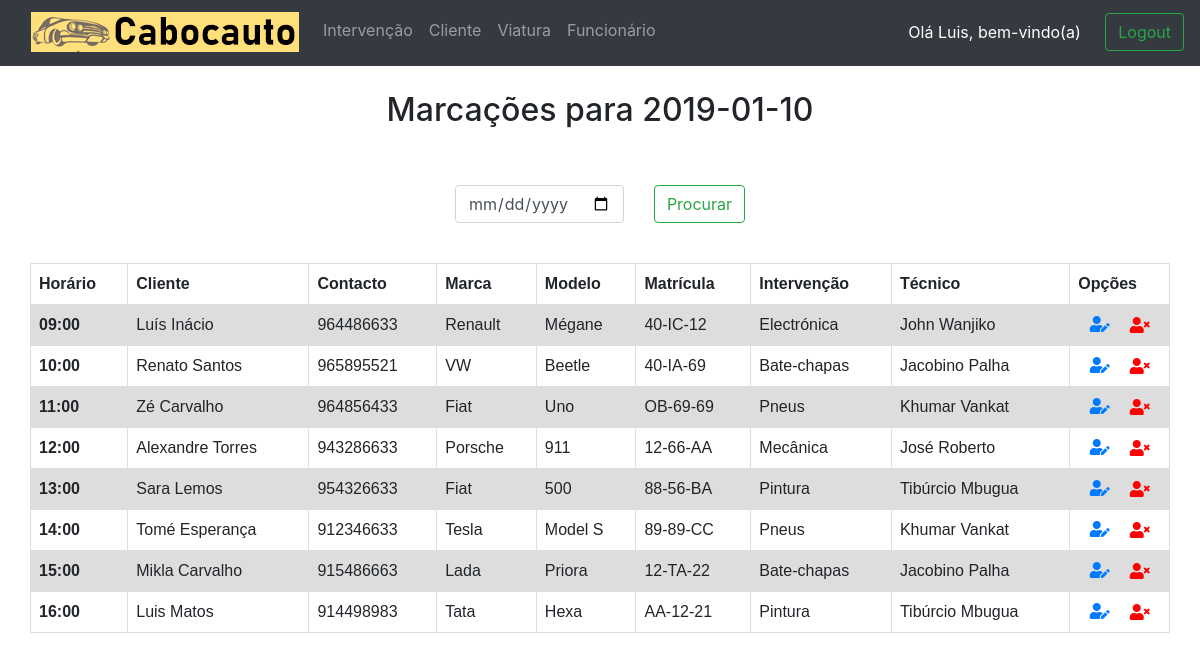
Page / (signed in) on the committed database.
### tables this page shows
create table Servico (
	id_servico INT NOT NULL AUTO_INCREMENT PRIMARY KEY,
    dataServico datetime not null,
    id_cliente INT NOT NULL,
    id_viatura INT NOT NULL,
    id_funcionario INT NOT NULL,
    FOREIGN KEY (id_cliente) REFERENCES Cliente (id_cliente),
    FOREIGN KEY (id_viatura) REFERENCES Viatura (id_viatura),
    FOREIGN KEY (id_funcionario) REFERENCES Funcionario (id_funcionario)
);

create table Cliente (
	id_cliente INT NOT NULL AUTO_INCREMENT PRIMARY KEY,
	nome VARCHAR (50) NOT NULL,
	contacto CHAR (9) NOT NULL,
	email VARCHAR (30) NOT NULL,
    morada VARCHAR (200) NOT NULL,
    nif CHAR(9)
);

create table Viatura(
	id_viatura INT NOT NULL AUTO_INCREMENT PRIMARY KEY,
	marca VARCHAR (20) NOT NULL,
    modelo VARCHAR (20) NOT NULL,
    matricula VARCHAR (8) NOT NULL,
    id_cliente INT NOT NULL,
	FOREIGN KEY (id_cliente) REFERENCES Cliente (id_cliente)
);

create table Especialidade (
	id_especialidade INT NOT NULL AUTO_INCREMENT PRIMARY KEY,
	tipo VARCHAR (20) NOT NULL
);

create table Funcionario (
	id_funcionario INT NOT NULL AUTO_INCREMENT PRIMARY KEY,
    nome VARCHAR (50) NOT NULL,
    id_especialidade INT NOT NULL,
	FOREIGN KEY (id_especialidade) REFERENCES Especialidade (id_especialidade)
);

### db_connection.php (called while the page is built, shortened)
<?php
function GetAppointmentsQuery($data) {
    $dataInicio = " " . $data . " 09:00:00";
    $dataFim = " " . $data . " 18:00:00";
    $query = "select s.id_servico as idServico, s.dataServico, c.nome as clienteNome, c.contacto, v.marca, v.modelo, v.matricula, e.tipo, f.nome as funcNome
                from servico s
                left join cliente c on s.id_cliente = c.id_cliente
                left join viatura v on s.id_viatura = v.id_viatura
                left join funcionario f on s.id_funcionario = f.id_funcionario
                left join especialidade e on f.id_especialidade = e.id_especialidade
                where dataServico >= '" . $dataInicio . "' and dataServico <= '" . $dataFim . "'";
    return $query;
}
?>

### index.php (the view, shortened to what this page needs)
<?php
include 'db_connection.php';
?>
<!DOCTYPE html>
<html>
<head>
    <link rel="stylesheet" href="https://stackpath.bootstrapcdn.com/bootstrap/4.2.1/css/bootstrap.min.css"
>
    <link rel="stylesheet" href="https://use.fontawesome.com/releases/v5.6.3/css/all.css"
>
    <link rel="stylesheet" type="text/css" href="styles.css">
</head>
<body>
<nav class="navbar navbar-expand-lg navbar-dark bg-dark">
    <a class="navbar-brand" href="index.php"><img src="./images/cabocauto.png" alt=""></a>
    <div class="collapse navbar-collapse" id="navbarSupportedContent">
        <ul class="navbar-nav mr-auto">
            <?php
            if (!empty($_SESSION["authenticated"]) && $_SESSION["authenticated"]) {
                echo
                "<li class='nav-item'>
                            <a class='nav-link' href='agendar.php'>Intervenção</a>
                        </li>
                        <li class='nav-item'>
                            <a class='nav-link' href='cliente.php'>Cliente</a>
                        </li>
                        <li class='nav-item'>
                            <a class='nav-link' href='viatura.php'>Viatura</a>
                        </li>
                        <li class='nav-item'>
                            <a class='nav-link' href='funcionario.php'>Funcionário</a>
                        </li>";
            }
            if (empty($_SESSION["authenticated"]) || !$_SESSION["authenticated"]) {
                echo "</ul>
                        <form class='form-inline my-2 my-lg-0' id = 'login' method = 'post' >
                            <input id = 'username' name = 'username' type = 'text' required class='form-control mr-sm-2' placeholder = 'Username' >
                            <input id = 'password' name = 'password' type = 'password' required class='form-control mr-sm-2'placeholder = 'Password' >
                            <button class='btn btn-outline-success my-2 my-sm-0' type = 'submit'> Login</button >
                        </form >";
            } else if (!empty($_SESSION["authenticated"]) && $_SESSION["authenticated"]) {
                echo "</ul>
                            <form class='form-inline my-2 my-lg-0' id = 'logout' method = 'post' >
                            <span class='userWelcome'>Olá " . ucfirst($_SESSION["user"]) . ", bem-vindo(a) </span> &nbsp;
                            <input type='hidden' name='logout' id='logout' value='logout' />
                            <button class='btn btn-outline-success my-2 my-sm-0' type = 'submit'>Logout</button >
                            </form >";
            }
            ?>
    </div>
</nav>
<div class="container h-100">
    <h2 class="row h-100 justify-content-center align-items-center">Marcações para <?php echo $_SESSION["date"]; ?></h2>
    <div class="dateContainer row h-100 justify-content-center align-items-center">
        <form class='form-inline my-2 my-lg-0' id='Search' method = 'post' >
            <input id='search' name='search' style="margin-right: 30px" class="form-control"  type="date">
            <button class='btn btn-outline-success my-2 my-sm-0' type='submit'>Procurar</button >
        </form >
    </div>
    <div class="row h-100 justify-content-center align-items-center">
        <table>
            <tr>
                <th>Horário</th>
                <th>Cliente</th>
                <th>Contacto</th>
                <th>Marca</th>
                <th>Modelo</th>
                <th>Matrícula</th>
                <th>Intervenção</th>
                <th>Técnico</th>
                <?php
                    if (!empty($_SESSION["authenticated"]) && $_SESSION["authenticated"]) {
                      echo "<th>Opções</th>";
                    }
                ?>
            </tr>
            <?php
            $conn = OpenCon();
            $query = GetAppointmentsQuery($_SESSION["date"]);
            if ($result = $conn->query($query)) {
                while ($row = $result->fetch_assoc()) {
                    echo "<tr>";
                    echo "<th>" . substr(explode(" ", $row["dataServico"])[1], 0, -3) . "</th>";
                    echo "<td>" . $row["clienteNome"] . "</td>";
                    echo "<td>" . $row["contacto"] . "</td>";
                    echo "<td>" . $row["marca"] . "</td>";
                    echo "<td>" . $row["modelo"] . "</td>";
                    echo "<td>" . $row["matricula"] . "</td>";
                    echo "<td>" . $row["tipo"] . "</td>";
                    echo "<td>" . $row["funcNome"] . "</td>";
                    if (!empty($_SESSION["authenticated"]) && $_SESSION["authenticated"]) {
                        echo "<td>";
                        echo "<div class='row justify-content-center align-items-center'>";
                        echo "<a href='editar.php?" . $row["idServico"] . "'><i class='fas fa-user-edit'></i></a>";
                        echo "<i id='delete' class='fas fa-user-times' onclick='ConfirmDelete(" . $row["idServico"] . ")'></i>";
                        echo "</div>";
                        echo "</td>";
                    }
                    echo "</tr>";
                }
            }
            ?>
        </table>
    </div>
</div>
</body>
</html>

### styles.css (style rules this page uses)
table { font-family: arial, sans-serif; border-collapse: collapse; width: 100%; }
td, th { border: 1px solid #dddddd; text-align: left; padding: 8px; }
tr:nth-child(even) { background-color: #dddddd; }
h2 { padding-top: 25px; padding-left: 20px; padding-right: 20px; padding-bottom: 12px; }
i { padding: 0px 10px; }
.dateContainer { margin: 40px 0px; }
.navbar { border-radius: 0px; padding-bottom: 14px; }
.navbar-brand { padding: 4px 0px 0px 15px; }
.form-inline { float: right; padding: 4px 0px 0px 0px; }
.userWelcome { color: white; height: 25px; padding-right: 20px; }
#delete { color: red; }

### rows in the picture
servico: dataServico "09:00", id_cliente.nome "Luís Inácio", id_cliente.contacto "964486633", id_viatura.marca "Renault", id_viatura.modelo "Mégane", id_viatura.matricula "40-IC-12", especialidade.tipo "Electrónica", id_funcionario.nome "John Wanjiko"
servico: dataServico "10:00", id_cliente.nome "Renato Santos", id_cliente.contacto "965895521", id_viatura.marca "VW", id_viatura.modelo "Beetle", id_viatura.matricula "40-IA-69", especialidade.tipo "Bate-chapas", id_funcionario.nome "Jacobino Palha"
servico: dataServico "11:00", id_cliente.nome "Zé Carvalho", id_cliente.contacto "964856433", id_viatura.marca "Fiat", id_viatura.modelo "Uno", id_viatura.matricula "OB-69-69", especialidade.tipo "Pneus", id_funcionario.nome "Khumar Vankat"
servico: dataServico "12:00", id_cliente.nome "Alexandre Torres", id_cliente.contacto "943286633", id_viatura.marca "Porsche", id_viatura.modelo "911", id_viatura.matricula "12-66-AA", especialidade.tipo "Mecânica", id_funcionario.nome "José Roberto"
servico: dataServico "13:00", id_cliente.nome "Sara Lemos", id_cliente.contacto "954326633", id_viatura.marca "Fiat", id_viatura.modelo "500", id_viatura.matricula "88-56-BA", especialidade.tipo "Pintura", id_funcionario.nome "Tibúrcio Mbugua"
servico: dataServico "14:00", id_cliente.nome "Tomé Esperança", id_cliente.contacto "912346633", id_viatura.marca "Tesla", id_viatura.modelo "Model S", id_viatura.matricula "89-89-CC", especialidade.tipo "Pneus", id_funcionario.nome "Khumar Vankat"
servico: dataServico "15:00", id_cliente.nome "Mikla Carvalho", id_cliente.contacto "915486663", id_viatura.marca "Lada", id_viatura.modelo "Priora", id_viatura.matricula "12-TA-22", especialidade.tipo "Bate-chapas", id_funcionario.nome "Jacobino Palha"
servico: dataServico "16:00", id_cliente.nome "Luis Matos", id_cliente.contacto "914498983", id_viatura.marca "Tata", id_viatura.modelo "Hexa", id_viatura.matricula "AA-12-21", especialidade.tipo "Pintura", id_funcionario.nome "Tibúrcio Mbugua"

### other values in the picture
$_SESSION["user"] "Luis"
$_SESSION["date"] "2019-01-10"
